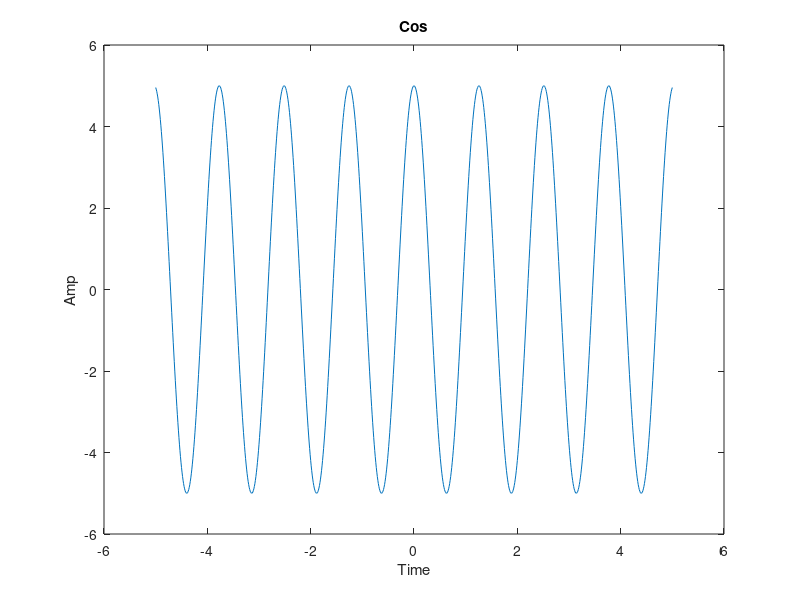

Source code (MATLAB):
clc;
clear all;
close all;
t=-5:0.01:5;
A=input('A = ');
W=input('W = ');
Y=A*cos(W*t);
plot(t,Y);
xlabel('Time');ylabel('Amp');title('Cos');
T=2*pi\W
